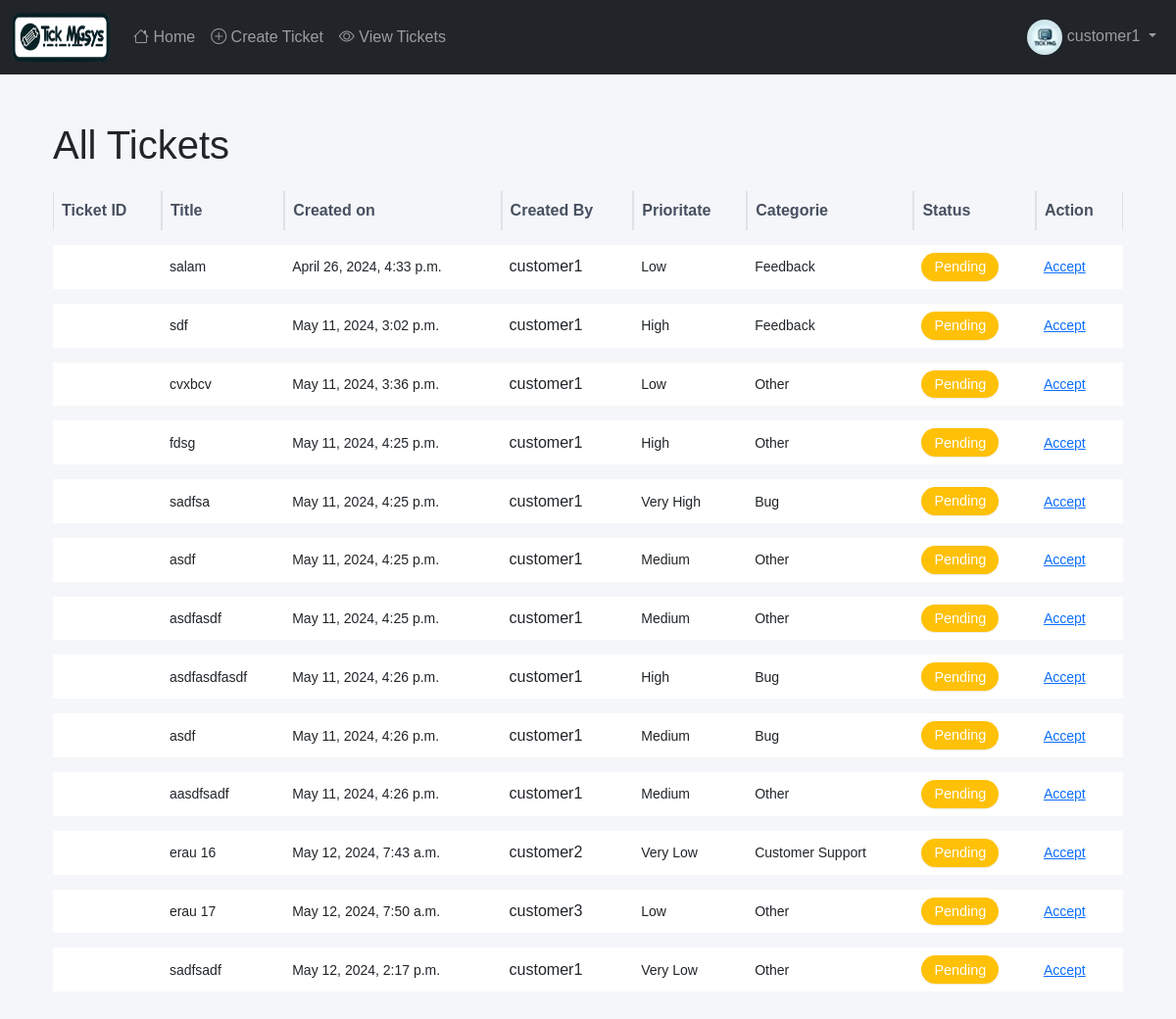
/ticket/ticket-queue/ (signed in), run on an earlier commit of the app's database.
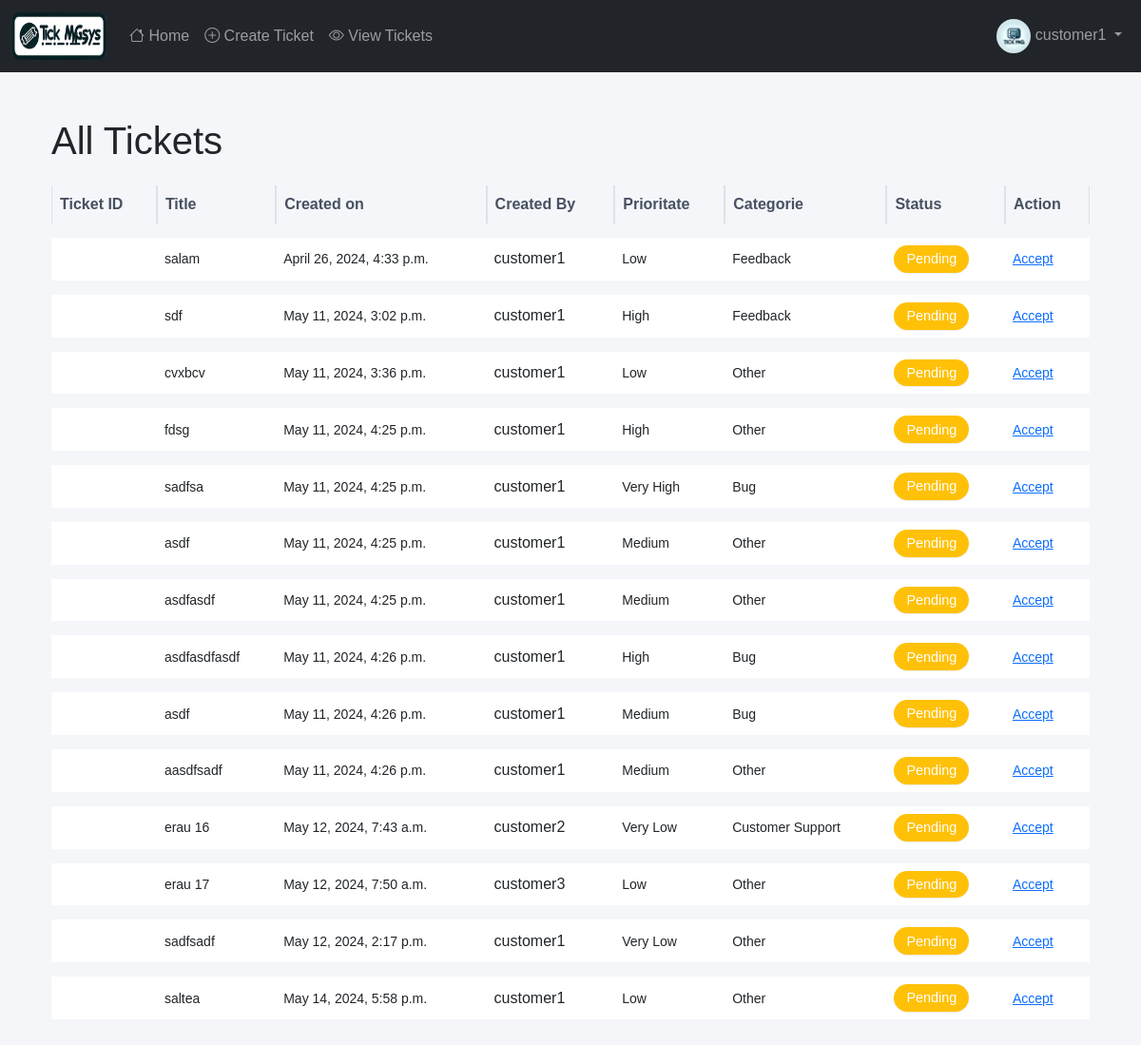
And on a later commit of the database.
### ticket/models.py (models this page shows, shortened)
class Ticket(models.Model):
    PRIORITY_CHOICES = (
        ('Very Low', 'Foarte Scăzut'),
        ('Low', 'Scăzut'),
        ('Medium', 'Mediu'),
        ('High', 'Ridicat'),
        ('Very High', 'Foarte Ridicat'),
    )
    CATEGORY_CHOICES = (
        ('Bug', 'Bug'),
        ('Feature Request', 'Cerere Funcționalitate'),
        ('Customer Support', 'Suport Client'),
        ('Sales', 'Vânzări'),
        ('Feedback', 'Feedback'),
        ('Other', 'Altele'),
    )
    status_choices = (
        ('Active', 'Activ'),
        ('Completed', 'Completat'),
        ('Pending', 'În așteptare'),
    )
    id = models.AutoField(primary_key=True)
    title = models.CharField(max_length=100)
    description = models.TextField()
    priority = models.CharField(max_length=9, choices=PRIORITY_CHOICES, default='Low')
    category = models.CharField(max_length=20, choices=CATEGORY_CHOICES, default='Other')
    created_by = models.ForeignKey(User, on_delete=models.CASCADE, related_name='created_by', editable=False)
    date_created = models.DateTimeField(auto_now_add=True)
    assigned_to = models.ForeignKey(User, on_delete=models.DO_NOTHING, null=True, blank=True, related_name='assigned_to')
    is_resolved = models.BooleanField(default=False)
    accepted_date = models.DateTimeField(null=True, blank=True)
    closed_date = models.DateTimeField(null=True, blank=True)
    ticket_status = models.CharField(max_length=20, choices=status_choices)
    class Meta:
        verbose_name_plural = "Tickets"

### users/models.py (models this page shows, shortened)
class User(AbstractUser):
    is_customer = models.BooleanField(default=False)
    is_engineer = models.BooleanField(default=False)
    profile_image = models.ImageField(upload_to='profile_images/', default='profile_images/default.png')
    profile_image_admin = models.ImageField(upload_to='profile_images/', default='profile_images/default_admin.png')
    def __str__(self):
        return self.username

### ticket/views.py (the view)
# urls.py: path('ticket-queue/', views.ticket_queue, name='ticket-queue'),
@login_required
def ticket_queue(request):
    tickets = Ticket.objects.filter(ticket_status='Pending')
    context = {'tickets': tickets}
    return render(request, 'ticket/ticket_queue.html', context)

### templates/ticket/ticket_queue.html
{% extends 'base.html' %}
{% block content %}
<div class="container mt-5">
    <div class="row">
        <div class="col-md-12">
            <h1>All Tickets</h1>
            <table class="table table-bordered">
                <thead>
                    <tr>
                        <th scope="col">Ticket ID</th>
                        <th scope="col">Title</th>
                        <th scope="col">Created on</th>
                        <th scope="col">Created By</th>
                        <th scope="col">Prioritate</th>
                        <th scope="col">Categorie</th>
                        <th scope="col">Status</th>
                        <th scope="col">Action</th>
                    </tr>
                </thead>
                <tbody>
                    {% for ticket in tickets %}
                    <tr>
                        <td><small>{{ticket.ticket_number}}</small></td>
                        <td><small>{{ticket.title}}</small></td>
                        <td><small>{{ticket.date_created}}</small></td>
                        <td>{{ticket.created_by}}</td>
                        <td><small>{{ticket.priority}}</small></td>
                        <td><small>{{ticket.category}}</small></td>
                        {% if ticket.ticket_status == 'Active' %}
                        <td><span class="badge bg-success">Active</span></td>
                        {% elif ticket.ticket_status == 'Pending' %}
                        <td><span class="badge bg-warning">Pending</span></td>
                        {% elif ticket.ticket_status == 'Closed' %}
                        <td><span class="badge bg-danger">Closed</span></td>
                        {% endif %}
                        <td><small><a href="{% url 'accept-ticket' ticket.pk %}">Accept</a></small></td>
                    </tr>
                    {% endfor %}
                </tbody>
            </table>
        </div>
    </div>
</div>
{% endblock content %}

What changed in the data, as far as the page shows it:
added Ticket: title "saltea", date_created "May 14, 2024, 5:58 p.m.", created_by "customer1", priority "Low", category "Other", ticket_status "Pending"
